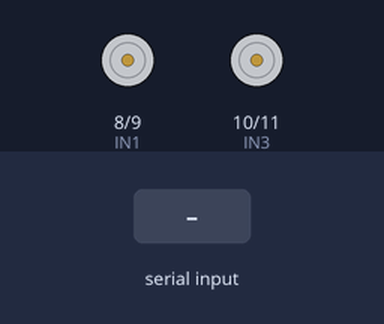
The sketch below on a simulated Arduino Uno, built with avr-gcc and run on an emulated ATmega328P. Parts: motor-driver pin pairs drawn as motors (green arrow = first pin HIGH = forward, orange = second pin HIGH = backward, longer = more drive, scaled by the enable pin). Inputs (shaded band) come from the test bench.

Above: at 1.2 s.
1.3 s: "f" received over Serial
At 2.0 s:
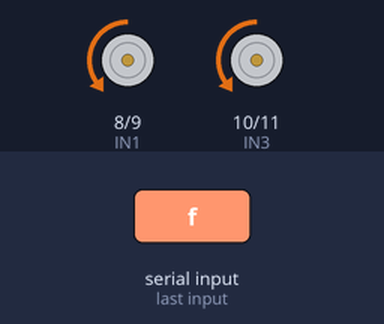
2.8 s: "b" received over Serial
At 3.1 s:
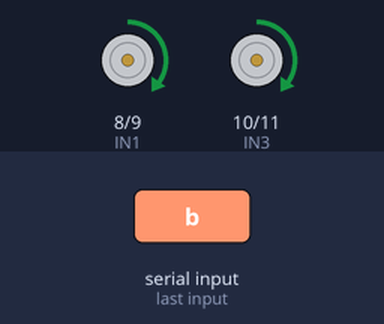
4.3 s: "l" received over Serial
At 4.37 s:
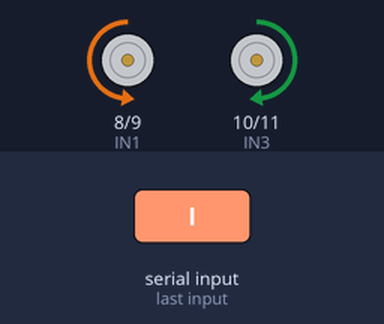
5.9 s: "r" received over Serial
At 5.97 s:
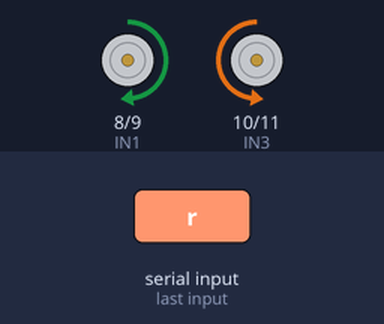
7.5 s: "s" received over Serial
Timing chart, 0 to 10.0 s (numbered marks = the images above; inputs shaded):
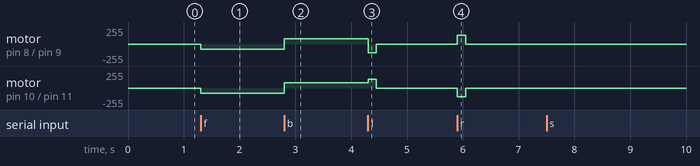

The sketch:

02-move-serial-test.ino
```cpp
// Define motor control pins
// Motor A
const int IN1 = 8;    // IN1 on the L298N
const int IN2 = 9;    // IN2 on the L298N
const int ENA = 3;    // ENA (Enable A) on the L298N (PWM pin)

// Motor B
const int IN3 = 10;   // IN3 on the L298N
const int IN4 = 11;   // IN4 on the L298N
const int ENB = 5;   // ENB (Enable B) on the L298N (PWM pin)

void setup() {
  // Set all the motor control pins as outputs
  pinMode(IN1, OUTPUT);
  pinMode(IN2, OUTPUT);
  pinMode(ENA, OUTPUT);
  pinMode(IN3, OUTPUT);
  pinMode(IN4, OUTPUT);
  pinMode(ENB, OUTPUT);

  // Serial communication with Raspberry Pi
  Serial.begin(9600);

  // Initialize both motors as off
  digitalWrite(IN1, LOW);
  digitalWrite(IN2, LOW);
  digitalWrite(IN3, LOW);
  digitalWrite(IN4, LOW);
  analogWrite(ENA, 70);
  analogWrite(ENB, 70);
}

void loop() {

  if (Serial.available() > 0) {
    char command = Serial.read();
    switch (command) {
      case 'f':  // Forward
        digitalWrite(IN1, LOW);
        digitalWrite(IN2, HIGH);
        digitalWrite(IN3, LOW);
        digitalWrite(IN4, HIGH);
        analogWrite(ENA, 80);
        analogWrite(ENB, 80);
        break;
      case 'b':  // Backward
        digitalWrite(IN1, HIGH);
        digitalWrite(IN2, LOW);
        digitalWrite(IN3, HIGH);
        digitalWrite(IN4, LOW);
        analogWrite(ENA, 80);
        analogWrite(ENB, 80);
        break;
      case 'l':  // Left turn
        digitalWrite(IN1, LOW);
        digitalWrite(IN2, HIGH);
        digitalWrite(IN3, HIGH);
        digitalWrite(IN4, LOW);
        analogWrite(ENA, 130);
        analogWrite(ENB, 130);
        delay(150);
        analogWrite(ENA, 0);
        analogWrite(ENB, 0);
        break;
      case 'r':  // Right turn
        digitalWrite(IN1, HIGH);
        digitalWrite(IN2, LOW);
        digitalWrite(IN3, LOW);
        digitalWrite(IN4, HIGH);
        analogWrite(ENA, 130);
        analogWrite(ENB, 130);
        delay(150);
        analogWrite(ENA, 0);
        analogWrite(ENB, 0);
        break;
      case 's':  // Stop
        digitalWrite(IN1, LOW);
        digitalWrite(IN2, LOW);
        digitalWrite(IN3, LOW);
        digitalWrite(IN4, LOW);
        analogWrite(ENA, 0);
        analogWrite(ENB, 0);
        break;
    }
  }
}

// void gradualStartMove(int maxSpeed) {

//   // Slowly increase speed from 0 to maxSpeed
//   for (int speed = 50; speed <= maxSpeed; speed += 5) {
//     analogWrite(ENA, speed);  // Set PWM for Motor A
//     analogWrite(ENB, speed);  // Set PWM for Motor B
//     delay(15);  // Small delay for gradual acceleration
//   }
// }


  // // Move both motors forward
  // digitalWrite(IN1, HIGH);
  // digitalWrite(IN2, LOW);
  // analogWrite(ENA, 100);   // Set speed for Motor A

  // digitalWrite(IN3, HIGH);
  // digitalWrite(IN4, LOW);
  // analogWrite(ENB, 100);   // Set speed for Motor B

  // delay(1000);             // Move forward for 2 seconds

  // // Stop both motors
  // analogWrite(ENA, 0);     // Stop Motor A
  // analogWrite(ENB, 0);     // Stop Motor B
  // delay(5000);             // Pause for 1 second

  // // Move both motors backward
  // digitalWrite(IN1, LOW);
  // digitalWrite(IN2, HIGH);
  // analogWrite(ENA, 100);   // Set speed for Motor A

  // digitalWrite(IN3, LOW);
  // digitalWrite(IN4, HIGH);
  // analogWrite(ENB, 100);   // Set speed for Motor B

  // delay(1000);             // Move backward for 2 seconds

  // // Stop both motors
  // analogWrite(ENA, 0);     // Stop Motor A
  // analogWrite(ENB, 0);     // Stop Motor B
  // delay(5000);             // Pause for 1 second


// int motor1Pin1 = 3;
// int motor1Pin2 = 4;
// int motor2Pin1 = 5;
// int motor2Pin2 = 6;
// int motorSpeed = 100;  // Adjust speed via PWM if needed

// void setup() {
//   pinMode(motor1Pin1, OUTPUT);
//   pinMode(motor1Pin2, OUTPUT);
//   pinMode(motor2Pin1, OUTPUT);
//   pinMode(motor2Pin2, OUTPUT);
//   Serial.begin(9600);  // Serial communication with Raspberry Pi
// }

// void loop() {
//   if (Serial.available() > 0) {
//     char command = Serial.read();
//     switch (command) {
//       case 'f':  // Forward
//         digitalWrite(motor1Pin1, HIGH);
//         digitalWrite(motor1Pin2, LOW);
//         digitalWrite(motor2Pin1, HIGH);
//         digitalWrite(motor2Pin2, LOW);
//         break;
//       case 'b':  // Backward
//         digitalWrite(motor1Pin1, LOW);
//         digitalWrite(motor1Pin2, HIGH);
//         digitalWrite(motor2Pin1, LOW);
//         digitalWrite(motor2Pin2, HIGH);
//         break;
//       case 'l':  // Left turn
//         digitalWrite(motor1Pin1, LOW);
//         digitalWrite(motor1Pin2, HIGH);
//         digitalWrite(motor2Pin1, HIGH);
//         digitalWrite(motor2Pin2, LOW);
//         break;
//       case 'r':  // Right turn
//         digitalWrite(motor1Pin1, HIGH);
//         digitalWrite(motor1Pin2, LOW);
//         digitalWrite(motor2Pin1, LOW);
//         digitalWrite(motor2Pin2, HIGH);
//         break;
//       case 's':  // Stop
//         digitalWrite(motor1Pin1, LOW);
//         digitalWrite(motor1Pin2, LOW);
//         digitalWrite(motor2Pin1, LOW);
//         digitalWrite(motor2Pin2, LOW);
//         break;
//     }
//   }
// }
```

Measured:
- after the input at 1.3 s, motor on pin 8 (IN1) / pin 9 (IN2), motor on pin 10 (IN3) / pin 11 (IN4): stopped → backward 80/255 at once
- after the input at 2.8 s, motor on pin 8 (IN1) / pin 9 (IN2), motor on pin 10 (IN3) / pin 11 (IN4): backward 80/255 → forward 80/255 at once
- after the input at 4.3 s, motor on pin 8 (IN1) / pin 9 (IN2): forward 80/255 → backward 130/255 at once, → stopped 0.15 s later; motor on pin 10 (IN3) / pin 11 (IN4): forward 80/255 → forward 130/255 at once, → stopped 0.15 s later
- after the input at 5.9 s, motor on pin 8 (IN1) / pin 9 (IN2): stopped → forward 130/255 at once, → stopped 0.15 s later; motor on pin 10 (IN3) / pin 11 (IN4): stopped → backward 130/255 at once, → stopped 0.15 s later
